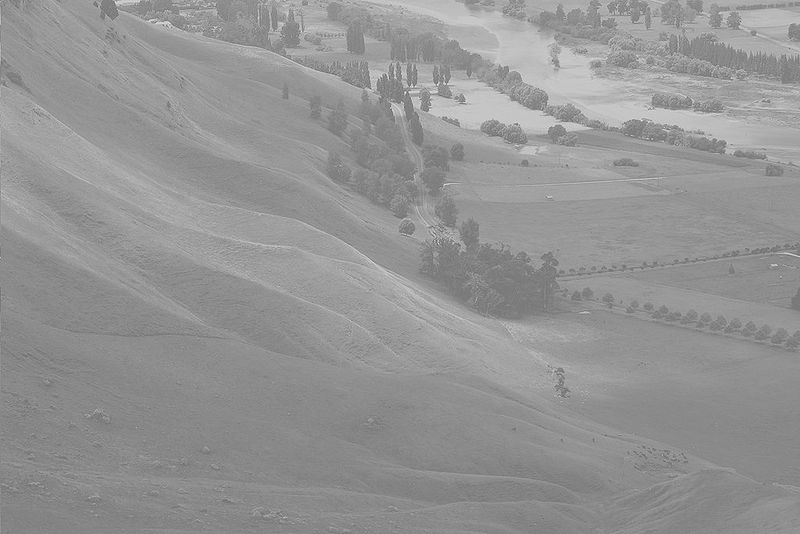
#> input picture Unequalized_Hawkes_Bay_NZ.jpg, 800 x 534 px
$ python histogram.py
#> lines starting #> are read from the running program, lines starting #| are printed output that depends on the picture
import cv2
import numpy as np
from matplotlib import pyplot as plt

img=cv2.imread('Unequalized_Hawkes_Bay_NZ.jpg', 0)
#> img is the input picture: shape (534, 800); min 86, max 246, mean 148
# print(img.shape)
cv2.imshow('img', img)
img_flatten=np.ravel(img)
equ = cv2.equalizeHist(img)
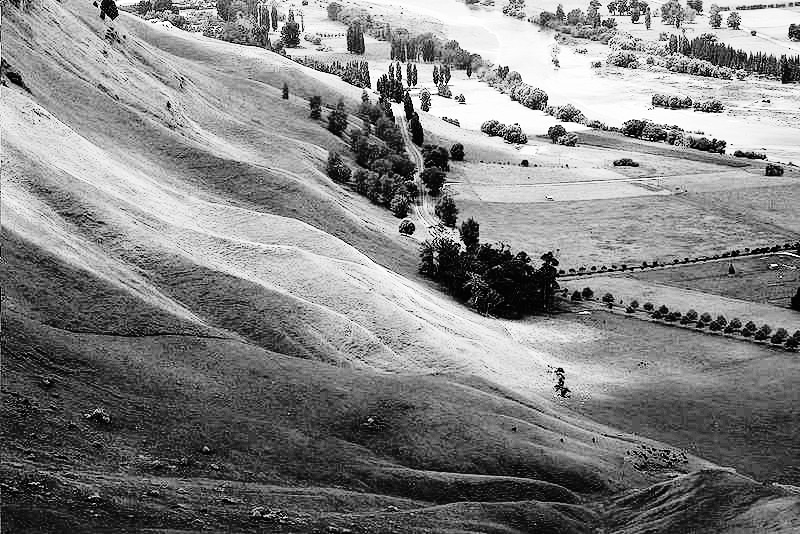
#> equ: shape (534, 800); min 0, max 255, mean 130.4
cv2.imshow('equ',equ)
equ_flatten=np.ravel(equ)
plt.subplot(211)
plt.hist(equ_flatten, bins=30, facecolor='red', edgecolor='black')
#bins, 条个数
plt.subplot(212)
plt.hist(img_flatten, bins=30, facecolor='green', edgecolor='black')
cv2.imshow('equ',equ)
plt.show()
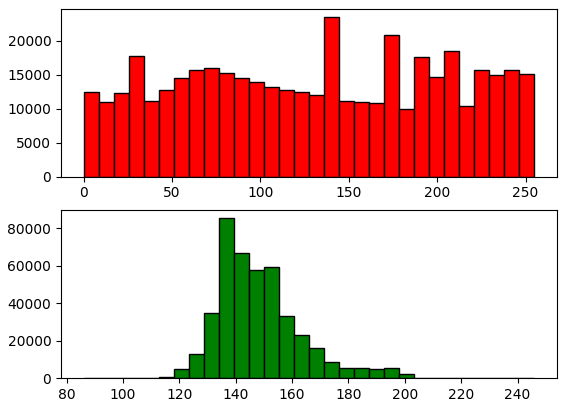
#> figure drawn by matplotlib, 2 panels; panel 1: tallest bar 23524 high, from x = 136 to 144.5; panel 2: tallest bar 85231 high, from x = 134 to 139.3

cv2.waitKey(0)
cv2.destroyAllWindows()
